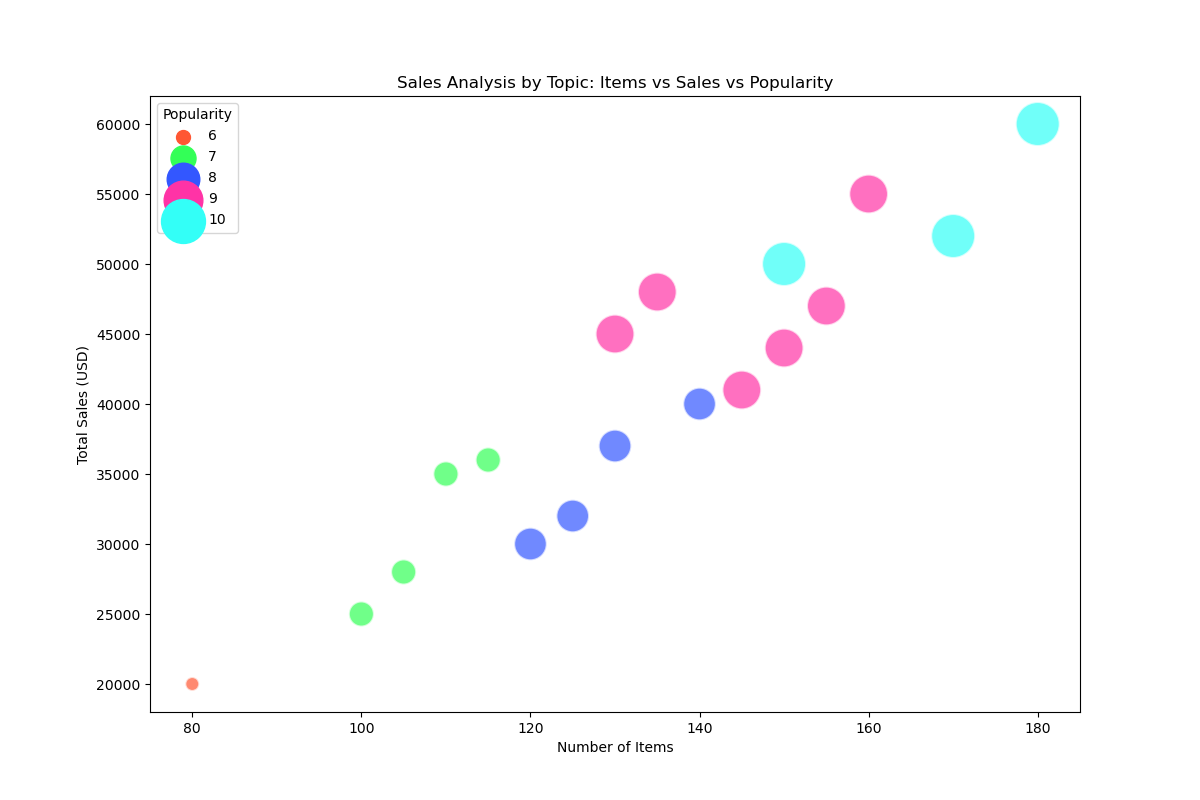

The Python source for this figure:

import pandas as pd
import seaborn as sns
import matplotlib.pyplot as plt

data = {
    'Topic': ['Art', 'Music', 'Literature', 'Fashion', 'Travel', 'Food', 'Tech Gadgets', 'Home Decor',
              'Wellness', 'Fitness', 'Photography', 'Outdoor Gear', 'Games', 'Beauty', 'Crafts', 'Pets',
              'Entertainment', 'Gifts'],
    'Total Sales (USD)': [30000, 50000, 20000, 45000, 35000, 60000, 55000, 40000, 25000, 48000, 32000, 36000, 52000, 41000, 28000, 44000, 47000, 37000],
    'Number of Items': [120, 150, 80, 130, 110, 180, 160, 140, 100, 135, 125, 115, 170, 145, 105, 150, 155, 130],
    'Popularity': [8, 10, 6, 9, 7, 10, 9, 8, 7, 9, 8, 7, 10, 9, 7, 9, 9, 8]
}

df = pd.DataFrame(data)

plt.figure(figsize=(12, 8))
bubble_chart = sns.scatterplot(
    data=df,
    x="Number of Items",
    y="Total Sales (USD)",
    size="Popularity",
    sizes=(100, 1000),
    hue="Popularity",
    palette=["#ff5733", "#33ff57", "#3357ff", "#ff33a6", "#33fff7", "#f7ff33", "#8c33ff", "#33ff83",
             "#5733ff", "#a633ff"],
    alpha=0.7,
    legend='full'
)

bubble_chart.set_title("Sales Analysis by Topic: Items vs Sales vs Popularity")
bubble_chart.set_xlabel("Number of Items")
bubble_chart.set_ylabel("Total Sales (USD)")

plt.show()
